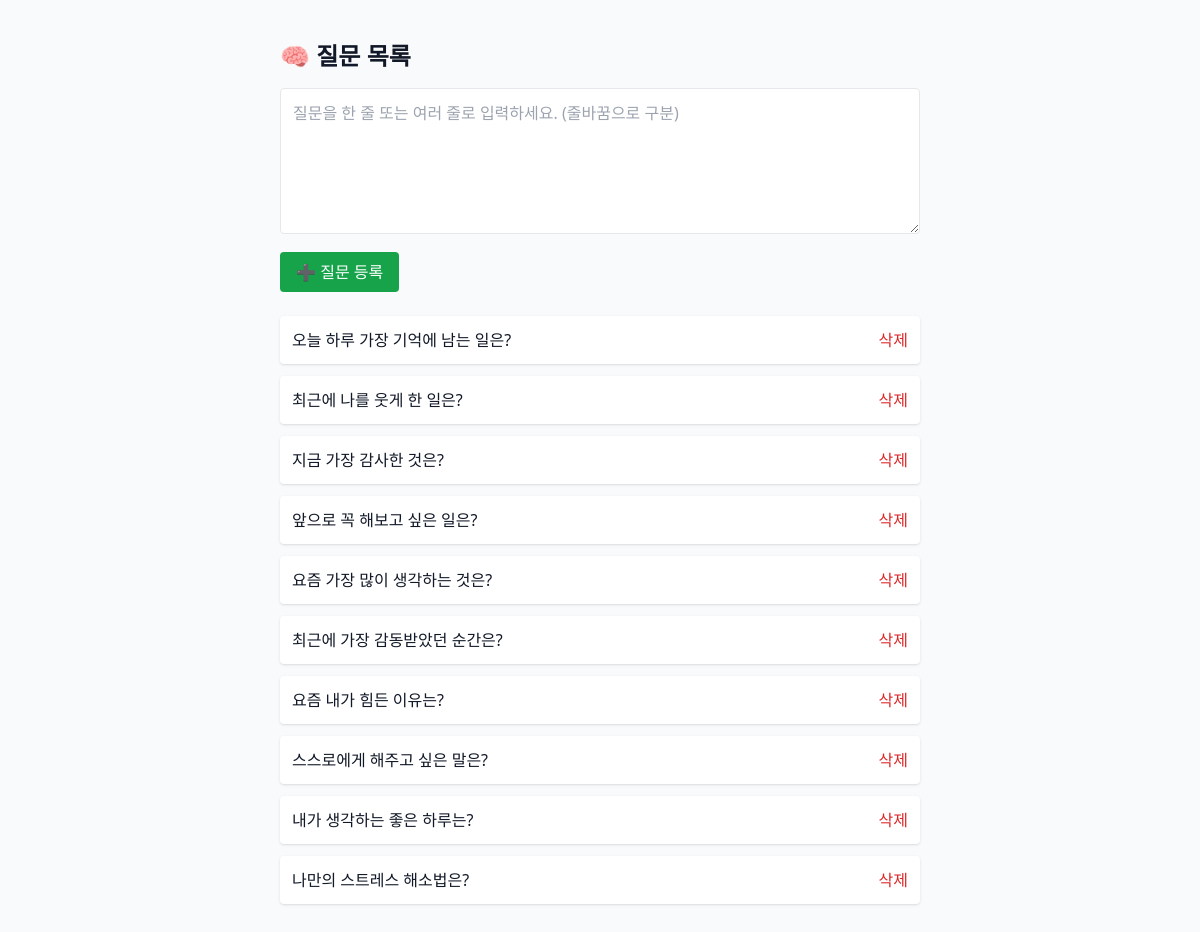
The app's page /admin/questions/, older data.
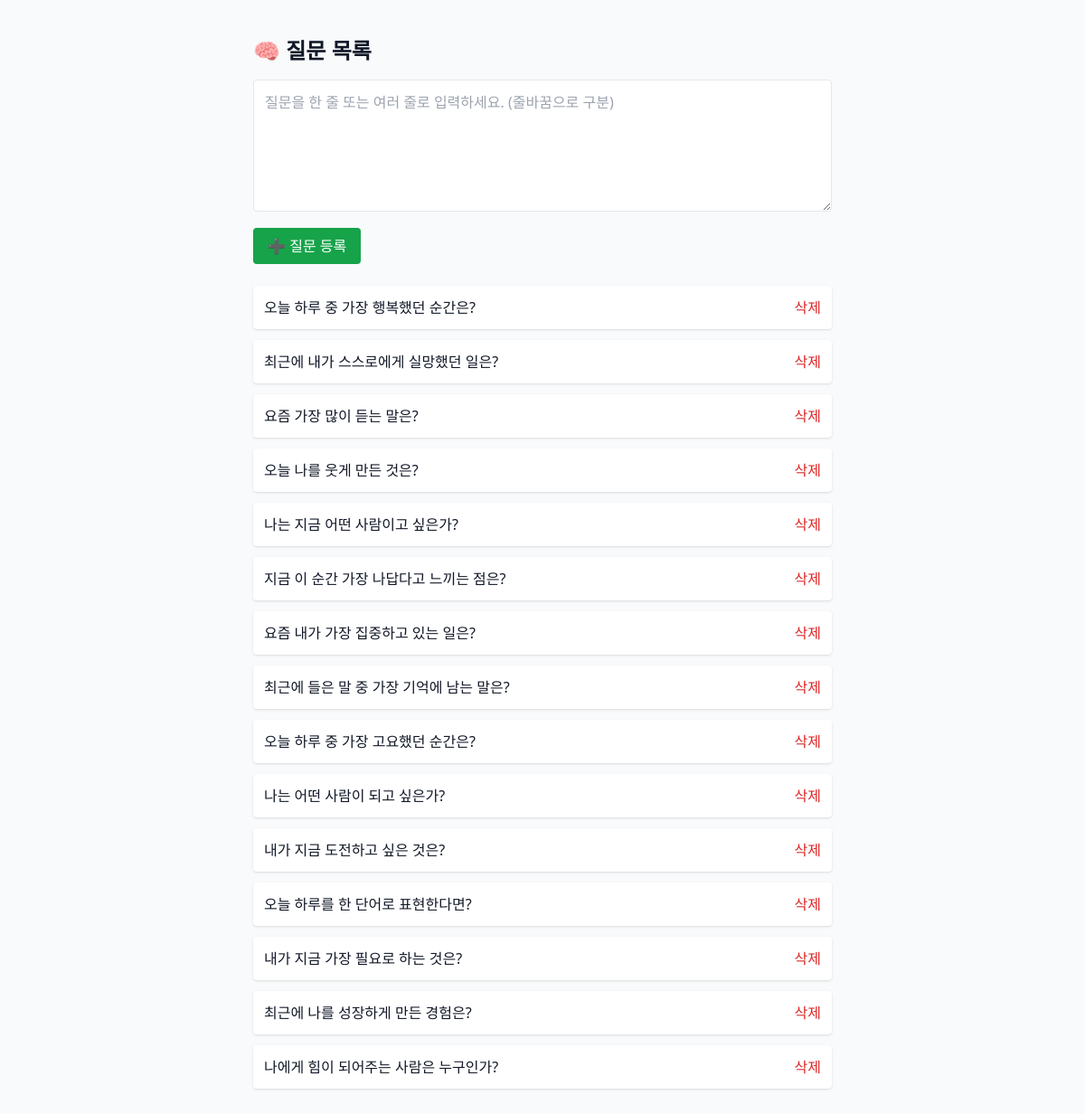
The same page, newer data.
### app/models.py (models this page shows)
class Question(Base):
    __tablename__ = "questions"
    id = Column(Integer, primary_key=True, index=True)
    question_text = Column(String, nullable=False)  # ✅ 템플릿에서는 이 필드를 사용
    answers = relationship("Answer", back_populates="question")

### app/routers/admin_questions.py (the view)
@router.get("/", response_class=HTMLResponse)
def list_questions(request: Request):
    db = SessionLocal()
    questions = db.query(Question).all()
    db.close()
    return templates.TemplateResponse("admin_questions.html", {
        "request": request,
        "questions": questions
    })

### app/templates/admin_questions.html (shortened to what this page needs)
{% extends "base.html" %}
{% block content %}
<div class="max-w-2xl mx-auto p-4">
  <h1 class="text-2xl font-bold mb-4">🧠 질문 목록</h1>
  <form method="post" action="/admin/questions/add" class="mb-6 space-y-3">
    <textarea name="question_text" rows="5" class="w-full border rounded p-3" placeholder="질문을 한 줄 또는 여러 줄로 입력하세요. (줄바꿈으로 구분)"></textarea>
    <button type="submit" class="bg-green-600 hover:bg-green-700 text-white px-4 py-2 rounded">
      ➕ 질문 등록
    </button>
  </form>
  <ul class="space-y-3">
    {% for q in questions %}
    <li class="flex justify-between items-center bg-white p-3 rounded shadow">
      <span>{{ q.question_text }}</span>
      <form method="post" action="/admin/questions/delete">
        <button class="text-red-600 hover:underline">삭제</button>
      </form>
    </li>
    {% else %}
    <li class="text-gray-500">등록된 질문이 없습니다.</li>
    {% endfor %}
  </ul>
</div>
{% endblock %}

### app/templates/base.html (shortened to what this page needs)
<!DOCTYPE html>
<html lang="ko">
<head>
  <script src="https://cdn.tailwindcss.com"></script>
</head>
<body class="bg-gray-50 text-gray-900 p-6">
  <div class="max-w-2xl mx-auto">
    {% block content %}{% endblock %}
  </div>
</body>
</html>

Row changes from the older to the newer data that the page shows:
changed Question: question_text "오늘 하루 가장 기억에 남는 일은?" → "오늘 하루 중 가장 행복했던 순간은?"
changed Question: question_text "최근에 나를 웃게 한 일은?" → "최근에 내가 스스로에게 실망했던 일은?"
changed Question (number 3 of 15 on the later page): question_text "지금 가장 감사한 것은?" → "요즘 가장 많이 듣는 말은?"
changed Question (number 4 of 15 on the later page): question_text "앞으로 꼭 해보고 싶은 일은?" → "오늘 나를 웃게 만든 것은?"
changed Question: question_text "요즘 가장 많이 생각하는 것은?" → "나는 지금 어떤 사람이고 싶은가?"
changed Question: question_text "최근에 가장 감동받았던 순간은?" → "지금 이 순간 가장 나답다고 느끼는 점은?"
changed Question: question_text "요즘 내가 힘든 이유는?" → "요즘 내가 가장 집중하고 있는 일은?"
changed Question: question_text "스스로에게 해주고 싶은 말은?" → "최근에 들은 말 중 가장 기억에 남는 말은?"
changed Question: question_text "내가 생각하는 좋은 하루는?" → "오늘 하루 중 가장 고요했던 순간은?"
changed Question: question_text "나만의 스트레스 해소법은?" → "나는 어떤 사람이 되고 싶은가?"
added Question: question_text "내가 지금 도전하고 싶은 것은?"
added Question: question_text "오늘 하루를 한 단어로 표현한다면?"
added Question: question_text "내가 지금 가장 필요로 하는 것은?"
added Question: question_text "최근에 나를 성장하게 만든 경험은?"
added Question: question_text "나에게 힘이 되어주는 사람은 누구인가?"
